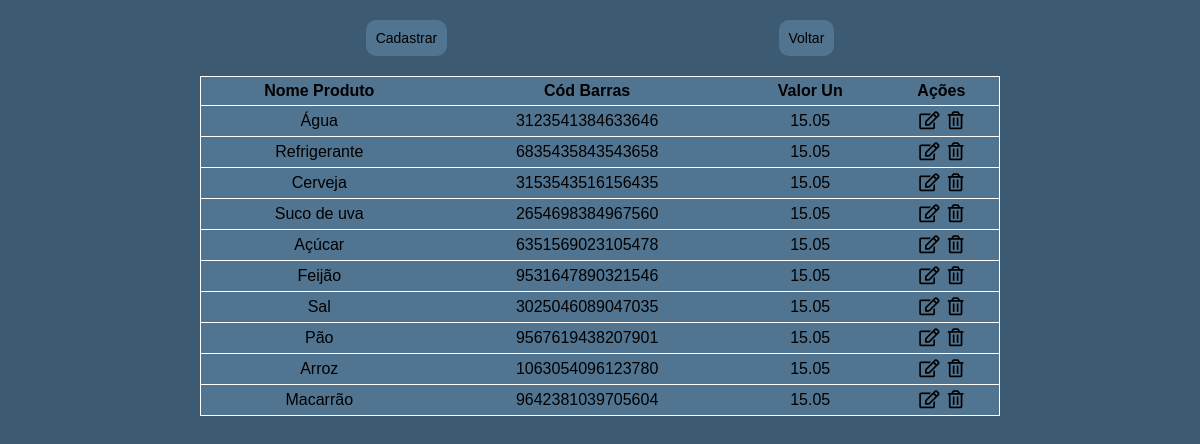
The page /produtos/readProducts.php on the database its author committed.
### tables this page shows
create table if not exists products(
	id int not null auto_increment primary key,
    name_product varchar(255) not null,
    bar_code varchar(40) not null unique key,
    unitary_value decimal(8,2) not null
);

### produtos/readProducts.php (the view, shortened to what this page needs)
<!DOCTYPE html>
<html lang="pt_BR">
<head>
    <link rel="stylesheet" href="../style/index.css">
    <link rel="stylesheet" href="https://cdnjs.cloudflare.com/ajax/libs/font-awesome/5.15.3/css/all.min.css" />
</head>
<body>
    <main>
        <div class="nav-client">
            <input type="button" value="Cadastrar" class="btn-new" onclick="cadProduto()">
            <input type="button" value="Voltar" class="btn-new" onclick="backHome()">
        </div>
        <table>
            <tr>
                <th>Nome Produto</th>
                <th>Cód Barras</th>
                <th>Valor Un</th>
                <th>Ações</th>
            </tr>
            <?php
            include_once('../php/connection.php');
            $produtos = $connection->query('SELECT * FROM products');
            foreach ($produtos as $product) {
                echo  '
                    <tr>
                        <td> ' . $product['name_product'] . ' </td>
                        <td> ' . $product['bar_code'] . '</td>
                        <td> ' . $product['unitary_value'] .  '</td>
                        <td>
                            <a href="./formUpdateProducts.php?id=' . $product['id'] . '"><i class="far fa-edit"></i></a>
                            <a href="./deleteProducts.php?id=' . $product['id'] . '"><i class="far fa-trash-alt"></i></a>
                        </td>
                    </tr>
                        ';
            }
            ?>
        </table>
    </main>
</body>
</html>

### style/index.css (style rules this page uses)
* { margin: 0; padding: 0; box-sizing: border-box; text-decoration: none; list-style: none; font-family: Arial, Helvetica, sans-serif; font-size: 16px; color: black; }
body { background-color: #3C5A72; }
a { text-align: center; }
main { margin: auto; max-width: 800px; }
.nav-client { display: flex; justify-content: space-around; margin: 10px 0; }
.btn-new { margin: 10px 0; padding: 10px; font-size: 14px; background-color: #517490; outline: none; cursor: pointer; border: none; border-radius: 10px; }
table, td, th { border-collapse: collapse; }
table { width: 100%; margin: auto; background-color: #517490; border: 1px solid #fff; }
td, th { padding: 5px; text-align: center; border-bottom: 1px solid #fff; }
.fa-edit, .fa-trash-alt { padding: 0 2px; cursor: pointer; font-size: 1.125em; }

### rows shown on the page
products: name_product "Água", bar_code "3123541384633646", unitary_value "15.05"
products: name_product "Refrigerante", bar_code "6835435843543658", unitary_value "15.05"
products: name_product "Cerveja", bar_code "3153543516156435", unitary_value "15.05"
products: name_product "Suco de uva", bar_code "2654698384967560", unitary_value "15.05"
products: name_product "Açúcar", bar_code "6351569023105478", unitary_value "15.05"
products: name_product "Feijão", bar_code "9531647890321546", unitary_value "15.05"
products: name_product "Sal", bar_code "3025046089047035", unitary_value "15.05"
products: name_product "Pão", bar_code "9567619438207901", unitary_value "15.05"
products: name_product "Arroz", bar_code "1063054096123780", unitary_value "15.05"
products: name_product "Macarrão", bar_code "9642381039705604", unitary_value "15.05"
